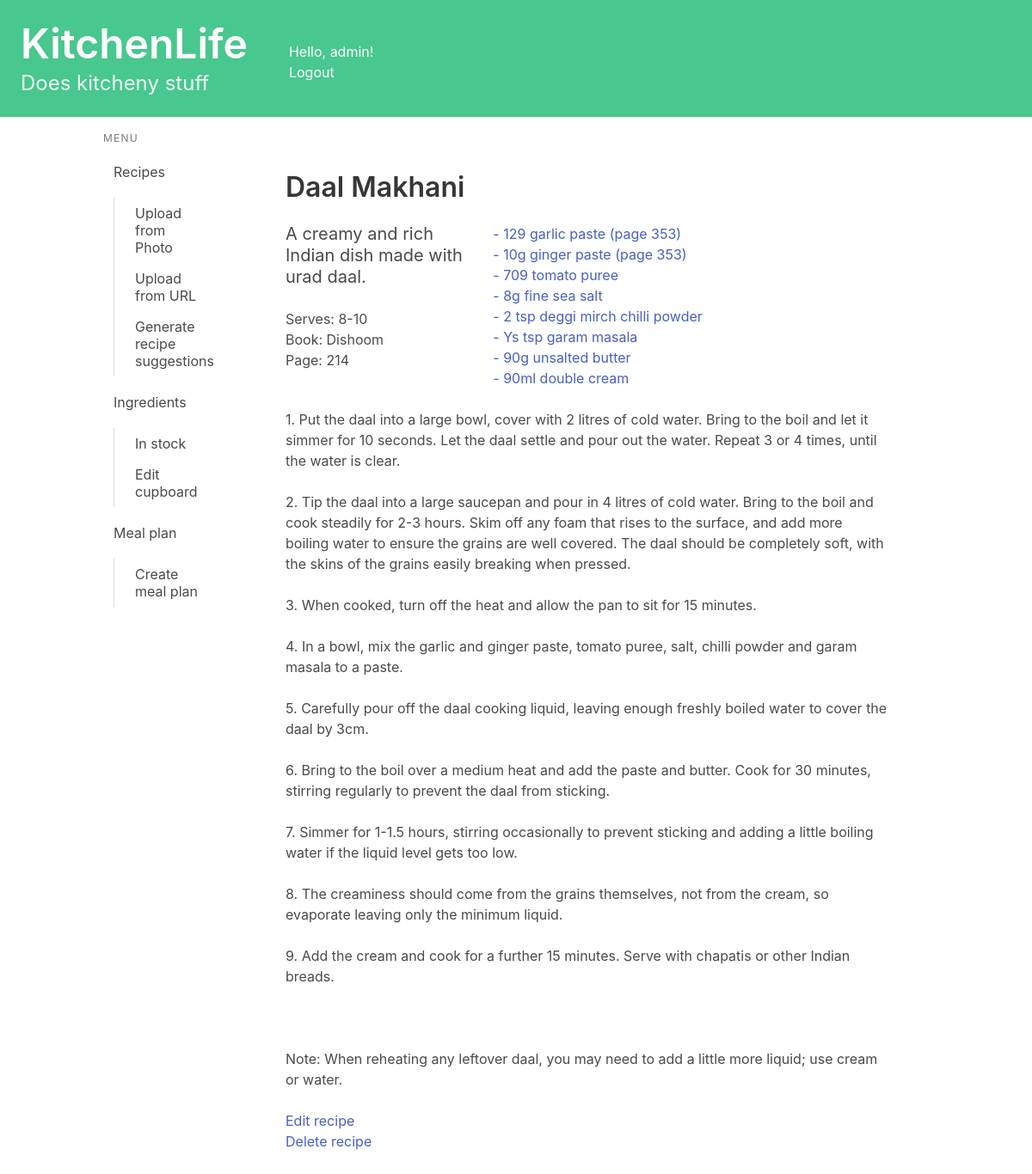
Screenshot of /recipes/view/9/ (signed in) with the database file from the repository.
### recipes/models.py (models this page shows, shortened)
class Recipe(models.Model):
    name = models.CharField(max_length=200)
    method = models.TextField(max_length=5000, null = True, blank = True)
    ingredients_string = models.TextField(max_length=1000, null = True, blank = True)#Plain text of ingredients
    simplified_ingredients = models.TextField(max_length=1000, null = True, blank = True)#Ingredients data
    uses_ingredient = models.ManyToManyField(Ingredient, related_name="ingredient_uses")
    book = models.CharField(max_length=200, null = True, blank = True)
    page = models.CharField(max_length=5, null = True, blank = True)
    serves = models.CharField(max_length=5, null = True, blank = True)
    description = models.TextField(max_length=500, null = True, blank = True)
    url = models.URLField(null = True, blank = True)
    jumbled_input = models.TextField(max_length=8000, null = True, blank = True)
    owner = models.ForeignKey(User, on_delete=models.CASCADE, blank=True, null=True)
    from_photo = models.BooleanField(default=False)
    def parse_dumb_ingredient(ingredient_dumb):
        L = refindall(r'\d+|\D+',  ingredient_dumb) #Splits string into list of ints+strings
        if len(L) == 1: #If length is 1, there is nothing to parse
            ingredient_dumb = resub(r'^\W+', '', ingredient_dumb)
            print("1 " + ingredient_dumb)
            return None
        if not any(c.isalnum() for c in L[0]):#Removes start of string if it's eg " -  "
            L = L[1:]
        posn = next((i for i, x in enumerate(L) if x.isdigit()), None)
        if posn+2 < len(L) and (L[posn+1] in {".",","}):
            quantity = float("".join(L[posn:posn+3]))
            posn += 2
        elif L[posn+1] == "/":
            quantity = float(Fraction("".join(L[posn:posn+3])))
            posn += 2
        elif L[posn+1] == " " and L[posn+3] == "/":
            quantity = float(int(L[posn])+Fraction("".join(L[posn+2:posn+5])))
            posn += 4
        else:
            quantity = float(L[posn])
        if quantity > 100 and quantity % 10 == 9:
            quantity = (quantity - 9)/10
            L[posn+1] = "g" + L[posn+1]
        posn += 1
        units = {"grams","g","tbsp","tsp", "kg", "l", "ml", "liters","milliliters"}
        remaining_string = "".join(L[posn:]).lower().strip()
        L[posn] = L[posn].lower()
        try:
            first_word = refindall(r'\w+', L[posn])[0]
        except:
            first_word = None
        if first_word in units:
            unit = first_word
            remaining_string = remaining_string[remaining_string.index(unit) + len(unit):].strip()
            print(quantity,unit, remaining_string)
        else:
            unit = ""
            print(quantity,remaining_string)
        return quantity, unit
    def method_as_list(self):
        try:
            method_as_list = self.method.split('\n')
            if method_as_list[0][0] != "1":
                method_as_list = [str(i+1) + ". " + step for i, step in enumerate(method_as_list)]
        except:
            method_as_list = []
        return method_as_list

### cupboard/models.py (models this page shows, shortened)
class Ingredient(models.Model):
    name = models.CharField(max_length=50)

### recipes/views.py (the view)
# urls.py: path('view/<int:recipe_id>/', views.detail, name='detail'),
@login_required
def detail(request, recipe_id):
    recipe = get_object_or_404(Recipe, pk=recipe_id)
    if recipe.owner != request.user:
        return redirect('recipes:index')
    method_as_list = recipe.method_as_list()
    try:
        dumb_ingredients = recipe.ingredients_string.split('\n')
        for inged in dumb_ingredients:
            Recipe.parse_dumb_ingredient(inged)
            parts = refindall(r'\d+|\D+', inged)
            combined_list = [int(p) if p.isdigit() else p for p in parts]
        ingredients = list(recipe.uses_ingredient.all())
        combined_ingredients = []
        for dumb_ingredient in dumb_ingredients:
            for ingredient in ingredients:
                if ingredient.name.lower() in dumb_ingredient.lower():
                    combined_ingredients.append((dumb_ingredient, ingredient))
                    break
    except:
        combined_ingredients = None
    context = {'recipe': recipe, 'method_as_list': method_as_list, 'combined_ingredients': combined_ingredients}
    return render(request, 'recipes/detail.html', context)

### recipes/templatetags/is_active.py (called while the page is built)
@register.simple_tag
def is_active(request, url):
    if reverse(url) == request.path:
        return "is-active"
    return ""

### recipes/templates/recipes/detail.html (shortened to what this page needs)
{% extends 'base.html' %}
{% block content %}
<section class="section">
    <h1 class="title">{{ recipe.name }}</h1>
    <div class="columns">
        <div class="column is-one-third">
            <h2 class="subtitle">
                {{ recipe.description }}
            </h2>
            {% if recipe.serves %}
                <p>
Serves: {{ recipe.serves }}
                </p>
            {% endif %}
            {% if recipe.book %}
                <p>
Book: {{ recipe.book }} <br>
Page: {{ recipe.page }}
                </p>
            {% endif %}
        </div>
        <div class="column">
            {% if recipe.uses_ingredient.all %}
    {% for combined_ingredient in combined_ingredients %}
    <p><a href="{% url 'cupboard:ingredient_detail' combined_ingredient.1.id %}">{{ combined_ingredient.0 }}</a><br></p>
    {% endfor %}
{% else %}
    <p>This recipe isn't properly linked with it's ingredients.</p>
{% endif %}
        </div>
      </div>
    {% for step in method_as_list %}
    <p> {{ step }} <br><br></p>
    {% endfor %}
    <ul><a href="{% url 'recipes:edit_recipe' recipe.id %}">Edit recipe</a></ul>
    <ul><a href="{% url 'recipes:delete_recipe' recipe.id %}">Delete recipe</a></ul>
</section>
{% endblock content %}

### kitchenlife/templates/base.html (shortened to what this page needs)
<!DOCTYPE html>
<html lang="en">
{% load is_active %}
<head>
    <link rel="stylesheet"
          href="https://cdn.jsdelivr.net/npm/bulma@0.9.3/css/bulma.min.css">
</head>
<body>
    <a href="{% url 'index' %} ">
        <section class="hero is-small is-success mb-4">
            <div class="columns">
                <div class="column">
                    <div class="hero-body">
                        <h1 class="title is-1">KitchenLife</h1>
                        <p class="subtitle is-4">
                            Does kitcheny stuff
                        </p>
                    </div>
                </div>
                <div class="column">
                    <br><br>
                    Hello, {{ user.username|default:'Guest' }}!
                    <div>
                        {% if user.is_authenticated %}
                            <a href="{% url 'logout' %}">Logout</a>
                        {% else %}
                            <a href="{% url 'login' %}">Login</a>
                        {% endif %}
                    </div>
                </div>
            </div>
        </section>
    </a>
    <div class="container">
        <div class="columns">
            <div class="column is-2">
                <aside class="menu">
                  <p class="menu-label">
                    Menu
                  </p>
                  <ul class="menu-list">
                    <li>
                        <a href="{% url 'recipes:index' %}" class="{% is_active request 'recipes:index' %}">Recipes</a>
                        <ul>
                            <a href="{% url 'recipes:upload_photo' %}" class="{% is_active request 'recipes:upload_photo' %}">Upload from Photo</a>
                            <a href="{% url 'recipes:upload_url' %}" class="{% is_active request 'recipes:upload_url' %}">Upload from URL</a>
                            <a href="{% url 'recipes:generate_recipe_suggestion' %}" class="{% is_active request 'recipes:generate_recipe_suggestion' %}">Generate recipe suggestions</a>
                        </ul>
                        <a  href="{% url 'cupboard:ingredients_index' %}" class="{% is_active request 'cupboard:ingredients_index' %}">Ingredients</a>
                        <ul>
                            <a href="{% url 'cupboard:cupboard_index' %}" class="{% is_active request 'cupboard:cupboard_index' %}">In stock</a>
                            <a href="{% url 'cupboard:edit_cupboard' %}" class="{% is_active request 'cupboard:edit_cupboard' %}">Edit cupboard</a>
                        </ul>
                        <a href="{% url 'mealplan:meal_plan_index' %}" class="{% is_active request 'mealplan:meal_plan_index' %}">Meal plan</a>
                        <ul>
                            <a href="{% url 'mealplan:add_meal_plan' %}" class="{% is_active request 'mealplan:add_meal_plan' %}">Create meal plan</a>
                        </ul>
                    </li>
                  </ul>
                </aside>
            </div>
            <div class="column">
                {% block content %}
                {% endblock content %}
            </div>
        </div>
    </div>
</body>
</html>

### rows the page displays
Recipe: name "Daal Makhani", description "A creamy and rich Indian dish made with urad daal.", serves "8-10", book "Dishoom", page "214"
Ingredient: combined_ingredient "- 129 garlic paste (page 353)"
Ingredient: combined_ingredient "- 10g ginger paste (page 353)"
Ingredient: combined_ingredient "- 709 tomato puree"
Ingredient: combined_ingredient "- 8g fine sea salt"
Ingredient: combined_ingredient "- 2 tsp deggi mirch chilli powder"
Ingredient: combined_ingredient "- Ys tsp garam masala"
Ingredient: combined_ingredient "- 90g unsalted butter"
Ingredient: combined_ingredient "- 90ml double cream"

### other values shown
{{ user.username|default:'Guest' }} "admin"
{{ step }} "3. When cooked, turn off the heat and allow the pan to sit for 15 minutes." "4. In a bowl, mix the garlic and ginger paste, tomato puree, salt, chilli powder and garam masala to a paste." "5. Carefully pour off the daal cooking liquid, leaving enough freshly boiled water to cover the daal by 3cm." "6. Bring to the boil over a medium heat and add the paste and butter. Cook for 30 minutes, stirring regularly to prevent the daal from sticking." "7. Simmer for 1-1.5 hours, stirring occasionally to prevent sticking and adding a little boiling water if the liquid level gets too low." "8. The creaminess should come from the grains themselves, not from the cream, so evaporate leaving only the minimum liquid." "9. Add the cream and cook for a further 15 minutes. Serve with chapatis or other Indian breads." "Note: When reheating any leftover daal, you may need to add a little more liquid; use cream or water."
